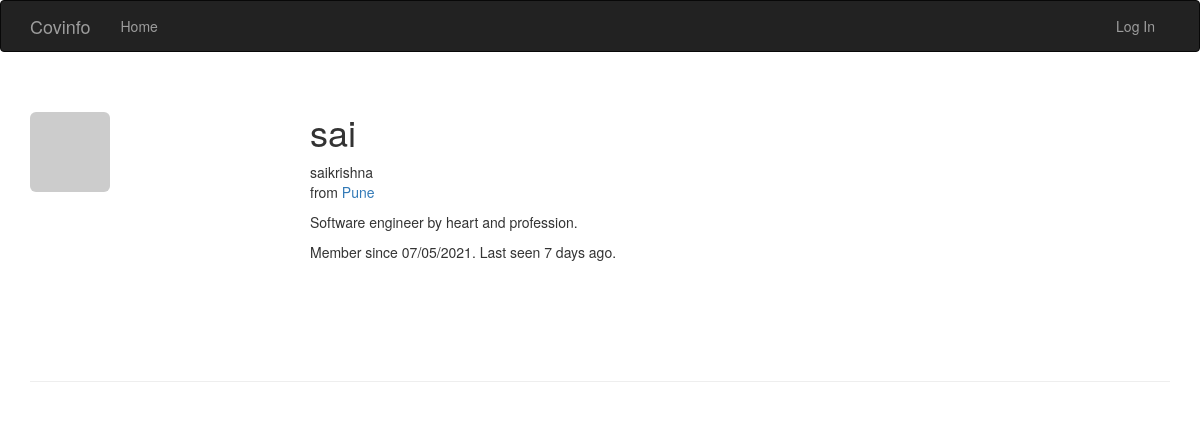
The page /user/sai on the database as committed earlier.
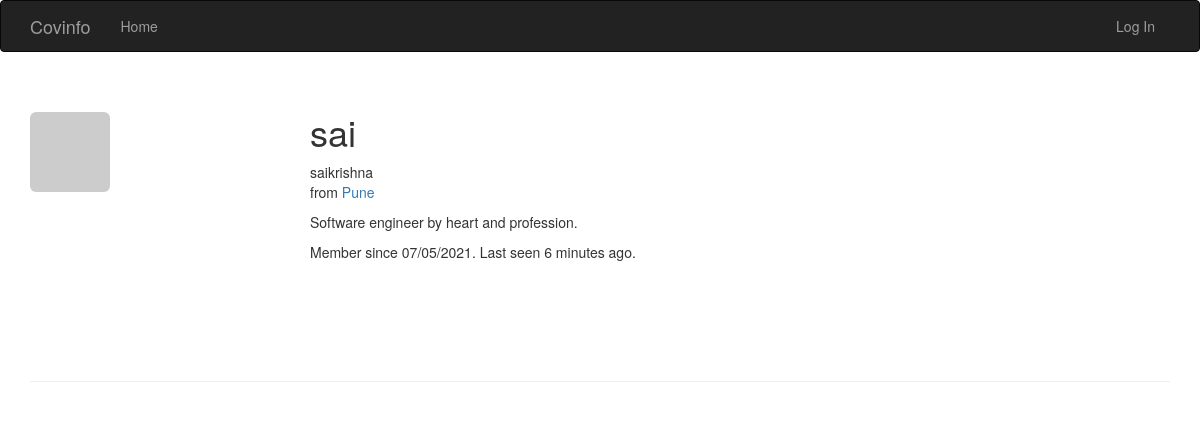
The same page on the database as committed later.
### app/models.py (models this page shows, shortened)
class User(UserMixin, db.Model):
    __tablename__ = 'users'
    id = db.Column(db.Integer, primary_key=True)
    email = db.Column(db.String(64), unique=True, index=True)
    username = db.Column(db.String(64), unique=True, index=True)
    name = db.Column(db.String(64))
    location = db.Column(db.String(64))
    about_me = db.Column(db.Text())
    member_since = db.Column(db.DateTime(), default=datetime.utcnow)
    last_seen = db.Column(db.DateTime(), default=datetime.utcnow)
    role_id = db.Column(db.Integer, db.ForeignKey('roles.id'))
    password_hash = db.Column(db.String(128))
    confirmed = db.Column(db.Boolean, default=False)
    avatar_hash = db.Column(db.String(32))
    @property
    def password(self):
        raise AttributeError('password is not a readable attribute')
    def gravatar_hash(self):
        return hashlib.md5(self.email.lower().encode('utf-8')).hexdigest()
    def gravatar(self, size=100, default='identicon', rating='g'):
        if request.is_secure:
            url = 'https://secure.gravatar.com/avatar'
        else:
            url = 'http://www.gravatar.com/avatar'
        hash = self.avatar_hash or self.gravatar_hash()
        return '{url}/{hash}?s={size}&d={default}&r={rating}'.format(url=url, hash=hash, size=size, default=default, rating=rating)

### app/main/views.py (the view)
@main.route('/user/<username>')
def user(username):
    user = User.query.filter_by(username=username).first_or_404()
    return render_template('user.html', user=user)

### app/auth/views.py (called while the page is built)
@auth.before_app_request
def before_request():
    if current_user.is_authenticated :
        current_user.ping()
        if not current_user.confirmed \
                and request.blueprint != 'auth' \
                and request.endpoint != 'static':
            return redirect(url_for('auth.unconfirmed'))

### app/main/__init__.py (called while the page is built)
@main.app_context_processor
def inject_permissions():
    return dict(Permission=Permission)

### app/models.py (called while the page is built)
    def is_administrator(self):
        return False

### app/templates/user.html (shortened to what this page needs)
{% extends "base.html" %}
{% block page_content %}
<div class="page-header">
    <img class="img-rounded profile-thumbnail" src="{{ user.gravatar(size=256) }}">
    <div class="profile-header">
        <h1>{{ user.username }}</h1>
        {% if user.name or user.location %}
        <p>
            {% if user.name %}{{ user.name }}<br>{% endif %}
            {% if user.location %}
                from <a href="http://maps.google.com/?q={{ user.location }}">{{ user.location }}</a><br>
            {% endif %}
        </p>
        {% endif %}
        {% if user.about_me %}<p>{{ user.about_me }}</p>{% endif %}
        <p>Member since {{ moment(user.member_since).format('L') }}. Last seen {{ moment(user.last_seen).fromNow() }}.</p>
    </div>
</div>
{% endblock %}

### app/templates/base.html (shortened to what this page needs)
{% extends "bootstrap/base.html" %}
{% block head %}
{{ super() }}
<link rel="stylesheet" type="text/css" href="{{ url_for('static', filename='styles.css') }}">
{% endblock %}
{% block navbar %}
<div class="navbar navbar-inverse" role="navigation">
    <div class="container">
        <div class="navbar-header">
            <a class="navbar-brand" href="{{ url_for('main.index') }}">Covinfo</a>
        </div>
        <div class="navbar-collapse collapse">
            <ul class="nav navbar-nav">
                <li><a href="{{ url_for('main.index') }}">Home</a></li>
            </ul>
            <ul class="nav navbar-nav navbar-right">
                {% if current_user.is_authenticated %}
                <li>
                    <a href="{{ url_for('main.user', username=current_user.username) }}">Profile
                    </a>
                </li>
                <li><a href="{{ url_for('auth.logout') }}">Log Out</a></li>
                {% else %}
                <li><a href="{{ url_for('auth.login') }}">Log In</a></li>
                {% endif %}
            </ul>
        </div>
    </div>
</div>
{% endblock %}
{% block content %}
<div class="container">
    {% block page_content %}{% endblock %}
</div>
{% endblock %}

### app/static/styles.css (style rules this page uses)
.profile-thumbnail { position: absolute; }
.profile-header { min-height: 260px; margin-left: 280px; }

Rows that differ between the two databases and show on the page:
changed User "sai": last_seen "7 days ago" → "6 minutes ago"
